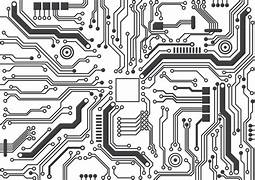
%> input picture DSP LAB/OIP.jpeg, 255 x 180 px
$ octave Edge_detecting_technique.m   (GNU Octave 9; MATLAB toolbox functions it lacks are replaced by stand-ins)
%> lines starting %> are read from the running program, lines starting %| are printed output that depends on the picture
% Identify edges of a given image using sobel ,robort,prewitt,and
% canny,edge operates using all these
clc;
clear;
close all;

% Load a high-contrast built-in image
a = imread('E:\all files\5th sem\DSP\DSP LAB/OIP.jpeg');   % You can also try 'coins.png' or 'cameraman.tif'
%> a is the input picture: size 180x255x3 uint8; mean R, G, B 188.3, 188.3, 188.4
b = rgb2gray(a);

c = edge(b, 'sobel', 'horizontal');  % Sobel Horizontal
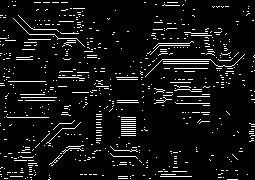
%> c: size 180x255 logical; 7% white in thin lines or dots
d = edge(b, 'sobel', 'vertical');    % Sobel Vertical
%> d: size 180x255 logical; 7.1% white in thin lines or dots

e = edge(b, 'prewitt', 'horizontal');  % Prewitt Horizontal
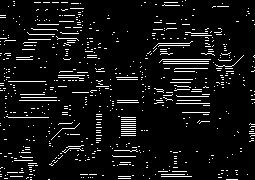
%> e: size 180x255 logical; 7.1% white in thin lines or dots
f = edge(b, 'prewitt', 'vertical');    % Prewitt Vertical
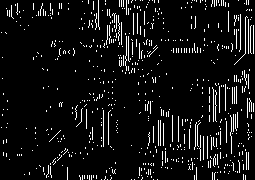
%> f: size 180x255 logical; 7.1% white in thin lines or dots

g = edge(b, 'roberts', 'horizontal');  % Roberts Horizontal
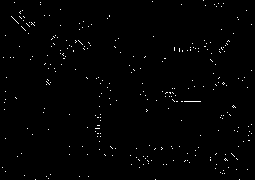
%> g: size 180x255 logical; 0.92% white in thin lines or dots
h = edge(b, 'roberts', 'vertical');    % Roberts Vertical
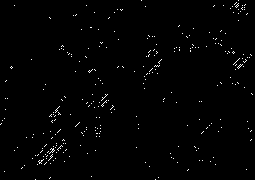
%> h: size 180x255 logical; 1.1% white in thin lines or dots

i = edge(b, 'canny');  % Canny (default is combined)
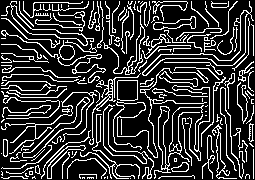
%> i: size 180x255 logical; 21.1% white in thin lines or dots

% Plot
subplot(5,2,1); imshow(a); title('Original Image');
subplot(5,2,2); imshow(b); title('Grayscale');

subplot(5,2,3); imshow(c); title('Sobel - Horizontal');
subplot(5,2,4); imshow(d); title('Sobel - Vertical');

subplot(5,2,5); imshow(e); title('Prewitt - Horizontal');
subplot(5,2,6); imshow(f); title('Prewitt - Vertical');

subplot(5,2,7); imshow(g); title('Roberts - Horizontal');
subplot(5,2,8); imshow(h); title('Roberts - Vertical');

subplot(5,2,9); imshow(i); title('Canny Edge (Combined)');

j = edge(b, 'sobel');  % Combined Sobel
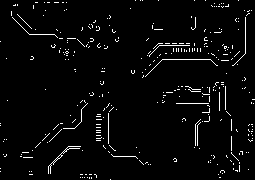
%> j: size 180x255 logical; 3.2% white in thin lines or dots
subplot(5,2,10); imshow(j); title('Sobel Edge (Combined)');
